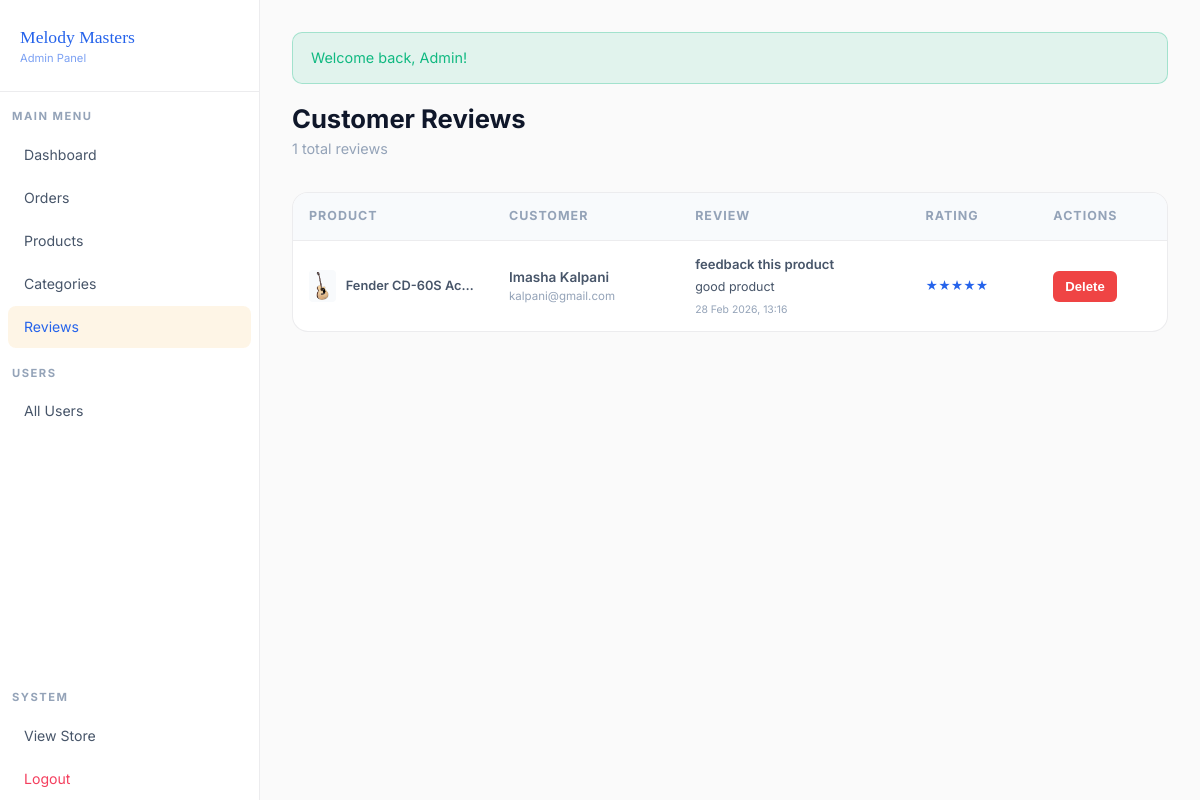
Screenshot of /admin/reviews.php (signed in) with the database file from the repository.
### tables this page shows
CREATE TABLE `reviews` (
  `id` int(11) NOT NULL,
  `product_id` int(11) NOT NULL,
  `user_id` int(11) NOT NULL,
  `order_id` int(11) NOT NULL,
  `rating` tinyint(1) NOT NULL CHECK (`rating` between 1 and 5),
  `title` varchar(200) DEFAULT NULL,
  `body` text DEFAULT NULL,
  `is_approved` tinyint(1) DEFAULT 0,
  `created_at` timestamp NOT NULL DEFAULT current_timestamp()
);

CREATE TABLE `products` (
  `id` int(11) NOT NULL,
  `category_id` int(11) NOT NULL,
  `name` varchar(255) NOT NULL,
  `slug` varchar(255) NOT NULL,
  `brand` varchar(100) DEFAULT NULL,
  `description` text DEFAULT NULL,
  `short_description` varchar(500) DEFAULT NULL,
  `price` decimal(10,2) NOT NULL,
  `sale_price` decimal(10,2) DEFAULT NULL,
  `stock_quantity` int(11) NOT NULL DEFAULT 0,
  `sku` varchar(100) DEFAULT NULL,
  `product_type` enum('physical','digital') NOT NULL DEFAULT 'physical',
  `specifications` text DEFAULT NULL,
  `image` varchar(255) DEFAULT NULL,
  `gallery` text DEFAULT NULL,
  `is_featured` tinyint(1) DEFAULT 0,
  `is_active` tinyint(1) DEFAULT 1,
  `created_at` timestamp NOT NULL DEFAULT current_timestamp(),
  `updated_at` timestamp NOT NULL DEFAULT current_timestamp() ON UPDATE current_timestamp()
);

CREATE TABLE `users` (
  `id` int(11) NOT NULL,
  `first_name` varchar(100) NOT NULL,
  `last_name` varchar(100) NOT NULL,
  `email` varchar(255) NOT NULL,
  `password` varchar(255) NOT NULL,
  `phone` varchar(20) DEFAULT NULL,
  `role` enum('customer','staff','admin') NOT NULL DEFAULT 'customer',
  `address_line1` varchar(255) DEFAULT NULL,
  `city` varchar(100) DEFAULT NULL,
  `postcode` varchar(20) DEFAULT NULL,
  `is_active` tinyint(1) NOT NULL DEFAULT 1,
  `created_at` timestamp NOT NULL DEFAULT current_timestamp(),
  `updated_at` timestamp NOT NULL DEFAULT current_timestamp() ON UPDATE current_timestamp()
);

### includes/functions.php (called while the page is built, shortened)
<?php
function getFlash(): ?array {
    if (isset($_SESSION['flash'])) {
        $flash = $_SESSION['flash'];
        return $flash;
    }
    return null;
}
function sanitize(string $input): string {
    return htmlspecialchars(trim($input), ENT_QUOTES, 'UTF-8');
}

### admin/reviews.php (the view, shortened to what this page needs)
<?php
require_once __DIR__ . '/../includes/functions.php';
$db = getDB();
$flash = getFlash();
$reviews = $db->query("
    SELECT r.*, p.name as product_name, p.image as product_image, u.first_name, u.last_name, u.email
    FROM reviews r
    JOIN products p ON r.product_id = p.id
    JOIN users u ON r.user_id = u.id
    ORDER BY r.created_at DESC
")->fetchAll();
?>
<!DOCTYPE html>
<html lang="en">
<head>
    <link rel="stylesheet" href="<?= SITE_URL ?>/assets/css/style.css">
</head>
<body class="admin-layout">
    <?php include __DIR__ . '/sidebar.php'; ?>
    <main class="admin-main">
        <?php if ($flash): ?><div class="alert alert-<?= $flash['type'] ?>"><?= $flash['message'] ?></div><?php endif; ?>
        <header style="margin-bottom:32px;">
            <h1 style="font-size:1.6rem;margin-bottom:4px;">Customer Reviews</h1>
            <p style="color:var(--text-muted);font-size:.9rem;"><?= count($reviews) ?> total reviews</p>
        </header>
        <div class="card">
            <div class="card-body" style="padding:0;">
                <div class="table-wrap" style="border:none;border-radius:0;">
                    <table>
                        <thead>
                            <tr>
                                <th>Product</th>
                                <th>Customer</th>
                                <th>Review</th>
                                <th>Rating</th>
                                <th>Actions</th>
                            </tr>
                        </thead>
                        <tbody>
                            <?php foreach ($reviews as $r): ?>
                            <tr>
                                <td style="width:200px;">
                                    <div style="display:flex;gap:10px;align-items:center;">
                                        <img src="<?= SITE_URL ?>/assets/images/products/<?= $r['product_image'] ?>" onerror="this.src='<?= SITE_URL ?>/assets/images/placeholder.svg'" style="width:32px;height:32px;object-fit:contain;background:var(--bg-card2);padding:2px;border-radius:4px;">
                                        <div style="font-size:.8rem;font-weight:600;white-space:nowrap;overflow:hidden;text-overflow:ellipsis;max-width:150px;"><?= sanitize($r['product_name']) ?></div>
                                    </div>
                                </td>
                                <td>
                                    <div style="font-size:.85rem;font-weight:600;"><?= sanitize($r['first_name'] . ' ' . $r['last_name']) ?></div>
                                    <div style="font-size:.72rem;color:var(--text-muted);"><?= sanitize($r['email']) ?></div>
                                </td>
                                <td style="max-width:300px;">
                                    <div style="font-weight:600;font-size:.82rem;margin-bottom:4px;"><?= sanitize($r['title'] ?: 'No Title') ?></div>
                                    <div style="font-size:.78rem;color:var(--text-secondary);line-height:1.4;display:-webkit-box;-webkit-line-clamp:2;-webkit-box-orient:vertical;overflow:hidden;"><?= sanitize($r['body']) ?></div>
                                    <div style="font-size:.65rem;color:var(--text-muted);margin-top:6px;"><?= date('j M Y, H:i', strtotime($r['created_at'])) ?></div>
                                </td>
                                <td>
                                    <div style="display:flex;gap:2px;color:var(--primary);font-size:12px;">
                                        <?php for($i=1;$i<=5;$i++) echo $i<=$r['rating'] ? '★' : '<span style="color:var(--border);">★</span>'; ?>
                                    </div>
                                </td>
                                <td>
                                    <div style="display:flex;gap:6px;">
                                        <form method="POST" onsubmit="return confirm('Delete this review?');">
                                            <button type="submit" name="delete_review" class="btn btn-danger btn-sm" title="Delete Review" style="background:#ef4444; border:none; padding:8px 12px; border-radius:6px; color:#fff; cursor:pointer;">Delete</button>
                                        </form>
                                    </div>
                                </td>
                            </tr>
                            <?php endforeach; ?>
                        </tbody>
                    </table>
                </div>
            </div>
        </div>
    </main>
</body>
</html>

### assets/css/style.css (style rules this page uses)
:root { --primary: #2563eb; --primary-dark: #1d4ed8; --primary-light: #60a5fa; --secondary: #6366f1; --accent: #f59e0b; --bg-dark: #fafafa; --bg-card: #ffffff; --bg-card2: #f8fafc; --bg-hover: #eff6ff; --border: rgba(15, 23, 42, 0.08); --border-active: rgba(37, 99, 235, 0.3); --text-primary: #0f172a; --text-secondary: #475569; --text-muted: #94a3b8; --success: #10b981; --danger: #f43f5e; --warning: #f59e0b; --info: #0ea5e9; --glass-bg: rgba(255, 255, 255, 0.8); --glass-border: rgba(37, 99, 235, 0.05); --shadow-sm: 0 1px 3px rgba(0, 0, 0, 0.05); --shadow-md: 0 4px 6px -1px rgba(0, 0, 0, 0.05), 0 2px 4px -1px rgba(0, 0, 0, 0.03); --shadow-lg: 0 20px 25px -5px rgba(0, 0, 0, 0.04), 0 10px 10px -5px rgba(0, 0, 0, 0.02); --shadow-primary: 0 10px 15px -3px rgba(37, 99, 235, 0.2); --radius-sm: 6px; --radius: 10px; --radius-lg: 16px; --header-h: 70px; }
*, *::before, *::after { box-sizing: border-box; margin: 0; padding: 0; }
html { scroll-behavior: smooth; font-size: 16px; }
body { font-family: 'Inter', -apple-system, system-ui, sans-serif; background: var(--bg-dark); color: var(--text-primary); line-height: 1.5; overflow-x: hidden; min-height: 100vh; -webkit-font-smoothing: antialiased; }
h1, h2, h3, h4, h5, h6 { font-weight: 700; line-height: 1.2; color: var(--text-primary); }
h1 { font-size: clamp(2rem, 5vw, 3.5rem); }
img { max-width: 100%; display: block; }
p { color: var(--text-secondary); }
.btn { display: inline-flex; align-items: center; gap: 8px; padding: 12px 24px; border-radius: var(--radius); font-size: 0.9rem; font-weight: 600; cursor: pointer; border: 2px solid transparent; transition: all .25s; text-decoration: none; white-space: nowrap; }
.btn-danger { background: var(--danger); color: #fff; border-color: transparent; }
.btn-sm { padding: 8px 16px; font-size: 0.82rem; }
.alert { padding: 14px 18px; border-radius: var(--radius); margin-bottom: 20px; font-size: 0.9rem; border: 1px solid; display: flex; align-items: flex-start; gap: 10px; }
.alert-success { background: rgba(16, 185, 129, .1); border-color: rgba(16, 185, 129, .3); color: var(--success); }
.card { background: var(--bg-card); border: 1px solid var(--border); border-radius: var(--radius-lg); overflow: hidden; }
.card-body { padding: 24px; }
.table-wrap { overflow-x: auto; border-radius: var(--radius); border: 1px solid var(--border); }
table { width: 100%; border-collapse: collapse; }
th { padding: 14px 16px; background: var(--bg-card2); font-size: 0.78rem; font-weight: 700; text-transform: uppercase; letter-spacing: 1px; color: var(--text-muted); text-align: left; }
td { padding: 14px 16px; border-top: 1px solid var(--border); font-size: 0.88rem; color: var(--text-secondary); }
.admin-layout { display: flex; min-height: 100vh; }
.admin-main { flex: 1; padding: 32px; background: var(--bg-dark); overflow-y: auto; }

### rows the page displays
reviews: product.image (picture), product.name "Fender CD-60S Ac…", user.last_name "Imasha Kalpani", user.email "kalpani@gmail.com", title "feedback this product", body "good product", created_at "28 Feb 2026, 13:16"

### other values shown
SITE_NAME "Melody Masters"
$flash['message'] "Welcome back, Admin!"
count($reviews) "1"
